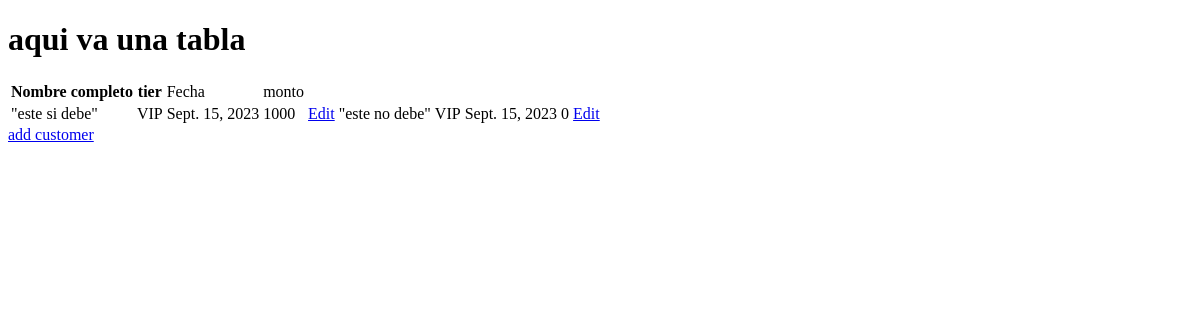
/table/, run on an earlier commit of the app's database.
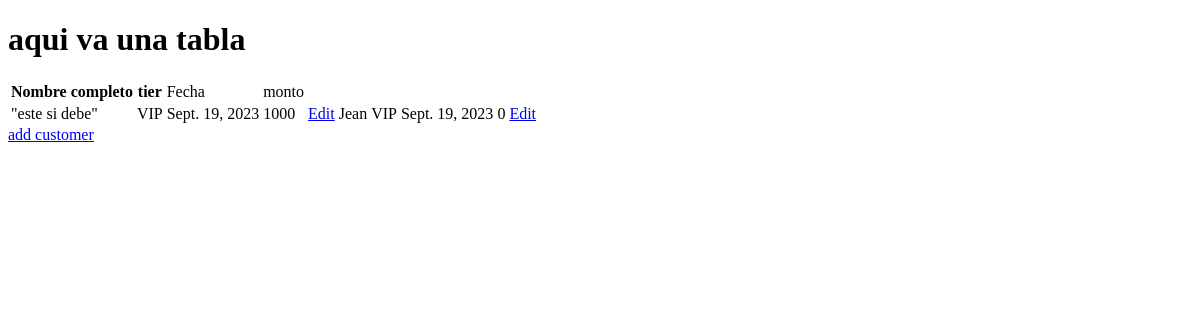
And on a later commit of the database.
### gymLogistic/models.py (models this page shows)
class Miembros(models.Model):
    nombreCompleto = models.CharField(max_length=200)
    Tierlist = models.CharField(
        max_length= 20,
        choices= tier_list,
        default="",
    )
    Fecha = models.DateField(auto_now_add=True)
    monto = models.IntegerField()

### gymLogistic/views.py (the view)
# urls.py: path('table/', views.view_table, name='table'),
def view_table(request):
    busqueda = request.GET.get('busqueda','')
    if busqueda:
        dataTable = Miembros.objects.filter(nombreCompleto__contains=busqueda)
    else:
        dataTable = Miembros.objects.all()
    return render(request, 'table.html' , {'dataTable':dataTable})

### gymLogistic/templates/table.html (shortened to what this page needs)
<!DOCTYPE html>
<html lang="en">
<head>
    {% load static %}
    <link rel="stylesheet" href="{% static 'styles/css.css' %}">
</head>
<body>
    {% block content %}
    <h1>aqui va una tabla</h1>
    <table>
        <tbody>
            <tr>
                <th>Nombre completo</th>
                <th>tier</th>
                <td>Fecha</td>
                <td>monto</td>
            </tr>
        </tbody>
        <tbody>
            <tr>
                {% for data in dataTable%}
                <td>{{data.nombreCompleto}}</td>
                <td>{{data.Tierlist}}</td>
                <td>{{data.Fecha}}</td>
                <td>{{data.monto}}</td>
                <td>
                    <a href="{% url 'edit-miembro' data.id %}">Edit</a>
                </td>
                {% endfor%}
            </tr>
        </tbody>
    </table>
    {% endblock content %}
    <a href="../add-miembro">add customer</a>
</body>
</html>

What changed in the data, as far as the page shows it:
removed Miembros: nombreCompleto "\"este no debe\"", Tierlist "VIP", Fecha "Sept. 15, 2023", monto "0"
changed Miembros "\"este si debe\"": Fecha "Sept. 15, 2023" → "Sept. 19, 2023"
added Miembros: nombreCompleto "Jean", Tierlist "VIP", Fecha "Sept. 19, 2023", monto "0"
